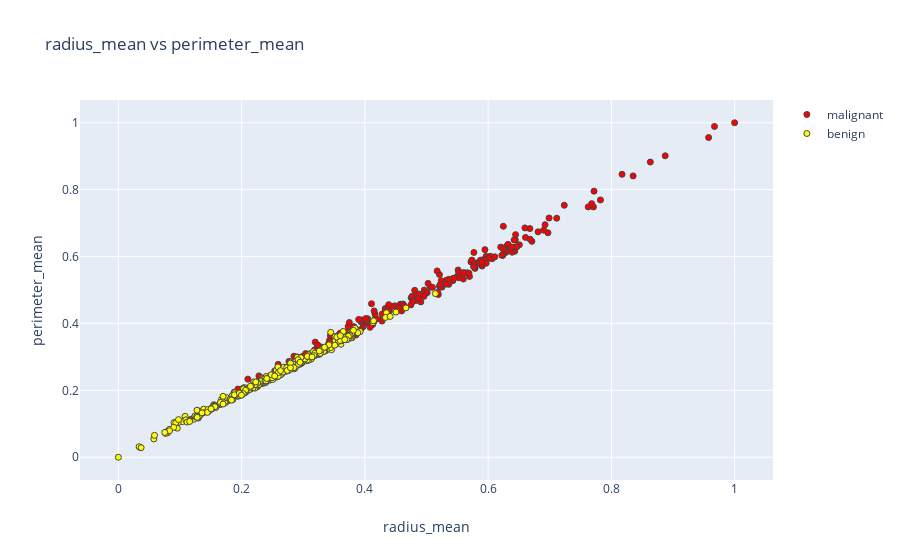
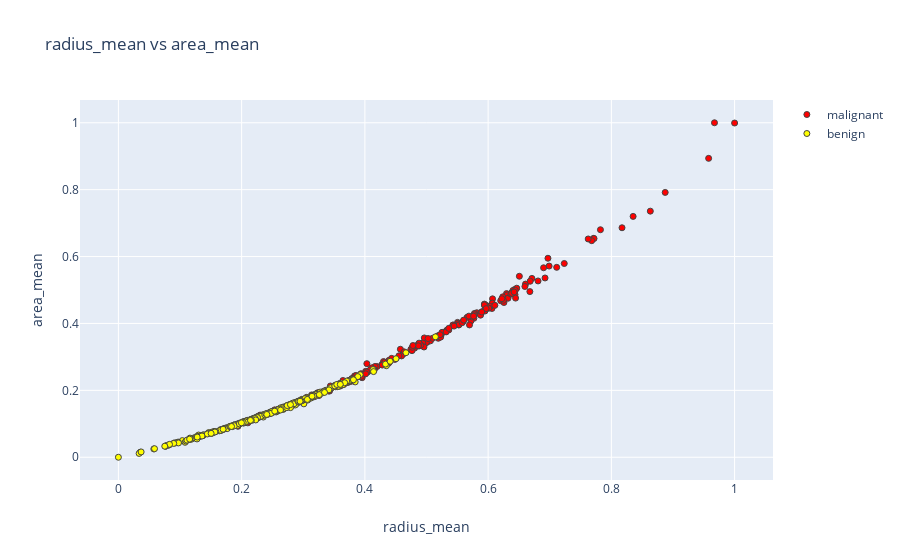
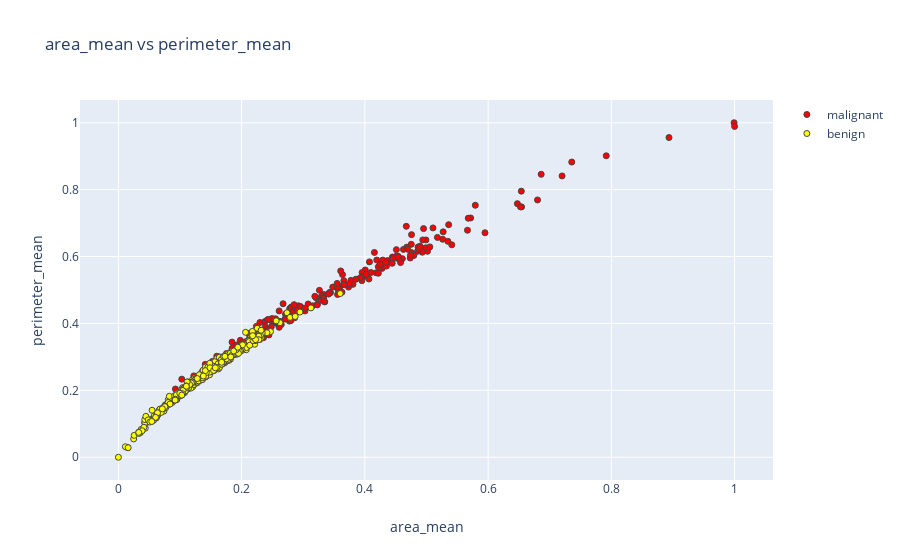
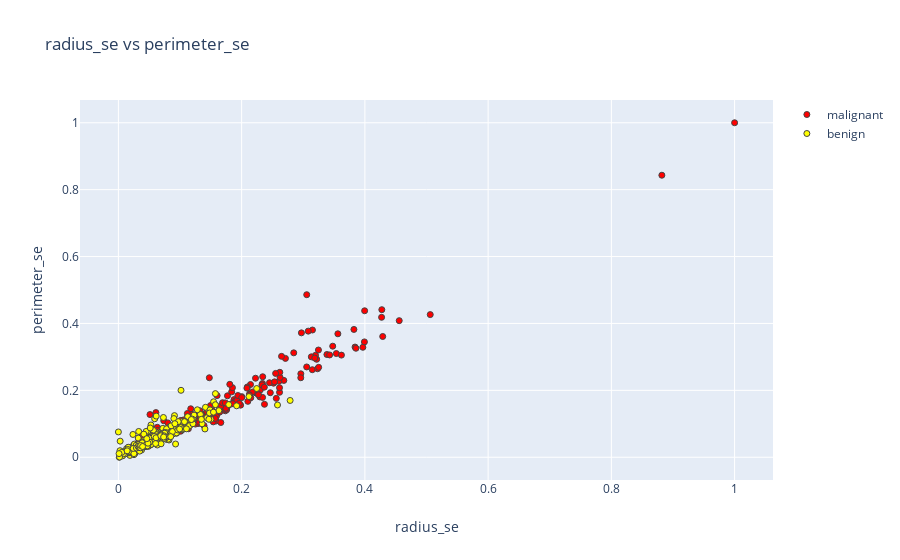

Here is the notebook cell these charts were saved with, in order:
### Code cell
# positively correlated features
scatterplot_features('radius_mean', 'perimeter_mean')
scatterplot_features('radius_mean', 'area_mean')
scatterplot_features('area_mean', 'perimeter_mean')

scatterplot_features('radius_se', 'perimeter_se')
scatterplot_features('radius_se', 'area_se')
scatterplot_features('area_se', 'perimeter_se')

scatterplot_features('radius_worst', 'perimeter_worst')
scatterplot_features('radius_worst', 'area_worst')
scatterplot_features('area_worst', 'perimeter_worst')

### Figure 1 — Plotly figure (JSON) as saved in the notebook; plotly's stock layout.template omitted (floating-point values rounded to 4 significant figures; data arrays with more than 128 entries replaced by an {"elided": "..."} marker saying what was removed)
{"data": [{"marker": {"color": "red", "line": {"width": 1}}, "mode": "markers", "name": "malignant", "type": "scatter", "x": {"elided": "212 float values"}, "y": {"elided": "212 float values"}}, {"marker": {"color": "yellow", "line": {"width": 1}}, "mode": "markers", "name": "benign", "type": "scatter", "x": {"elided": "357 float values"}, "y": {"elided": "357 float values"}}], "layout": {"title": {"text": "radius_mean vs perimeter_mean"}, "xaxis": {"title": {"text": "radius_mean"}, "zeroline": false}, "yaxis": {"title": {"text": "perimeter_mean"}, "zeroline": false}}}

### Figure 2 — Plotly figure (JSON) as saved in the notebook; plotly's stock layout.template omitted (floating-point values rounded to 4 significant figures; data arrays with more than 128 entries replaced by an {"elided": "..."} marker saying what was removed)
{"data": [{"marker": {"color": "red", "line": {"width": 1}}, "mode": "markers", "name": "malignant", "type": "scatter", "x": {"elided": "212 float values"}, "y": {"elided": "212 float values"}}, {"marker": {"color": "yellow", "line": {"width": 1}}, "mode": "markers", "name": "benign", "type": "scatter", "x": {"elided": "357 float values"}, "y": {"elided": "357 float values"}}], "layout": {"title": {"text": "radius_mean vs area_mean"}, "xaxis": {"title": {"text": "radius_mean"}, "zeroline": false}, "yaxis": {"title": {"text": "area_mean"}, "zeroline": false}}}

### Figure 3 — Plotly figure (JSON) as saved in the notebook; plotly's stock layout.template omitted (floating-point values rounded to 4 significant figures; data arrays with more than 128 entries replaced by an {"elided": "..."} marker saying what was removed)
{"data": [{"marker": {"color": "red", "line": {"width": 1}}, "mode": "markers", "name": "malignant", "type": "scatter", "x": {"elided": "212 float values"}, "y": {"elided": "212 float values"}}, {"marker": {"color": "yellow", "line": {"width": 1}}, "mode": "markers", "name": "benign", "type": "scatter", "x": {"elided": "357 float values"}, "y": {"elided": "357 float values"}}], "layout": {"title": {"text": "area_mean vs perimeter_mean"}, "xaxis": {"title": {"text": "area_mean"}, "zeroline": false}, "yaxis": {"title": {"text": "perimeter_mean"}, "zeroline": false}}}

### Figure 4 — Plotly figure (JSON) as saved in the notebook; plotly's stock layout.template omitted (floating-point values rounded to 4 significant figures; data arrays with more than 128 entries replaced by an {"elided": "..."} marker saying what was removed)
{"data": [{"marker": {"color": "red", "line": {"width": 1}}, "mode": "markers", "name": "malignant", "type": "scatter", "x": {"elided": "212 float values"}, "y": {"elided": "212 float values"}}, {"marker": {"color": "yellow", "line": {"width": 1}}, "mode": "markers", "name": "benign", "type": "scatter", "x": {"elided": "357 float values"}, "y": {"elided": "357 float values"}}], "layout": {"title": {"text": "radius_se vs perimeter_se"}, "xaxis": {"title": {"text": "radius_se"}, "zeroline": false}, "yaxis": {"title": {"text": "perimeter_se"}, "zeroline": false}}}
